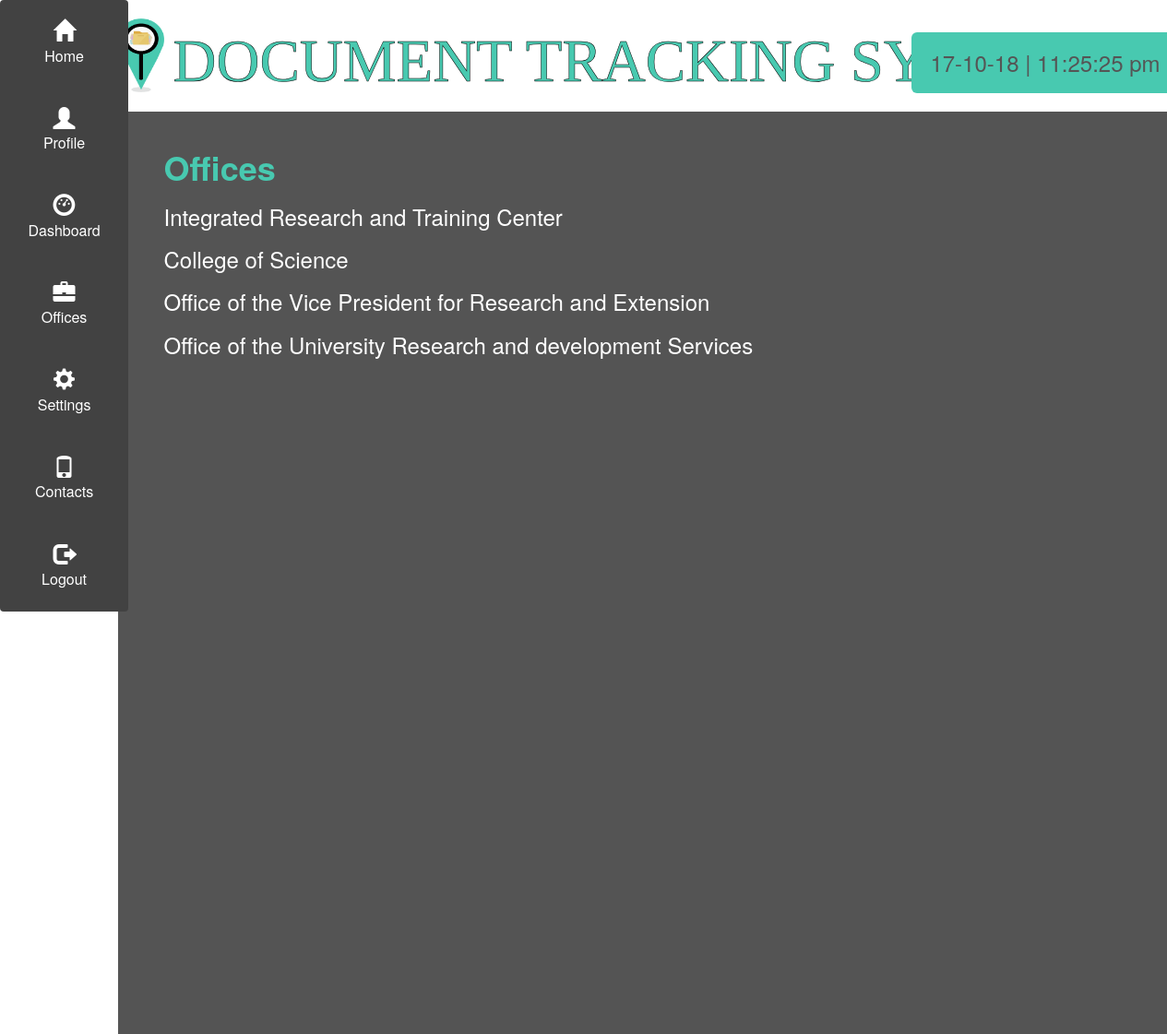
The page /Home/offices on the database as committed earlier.
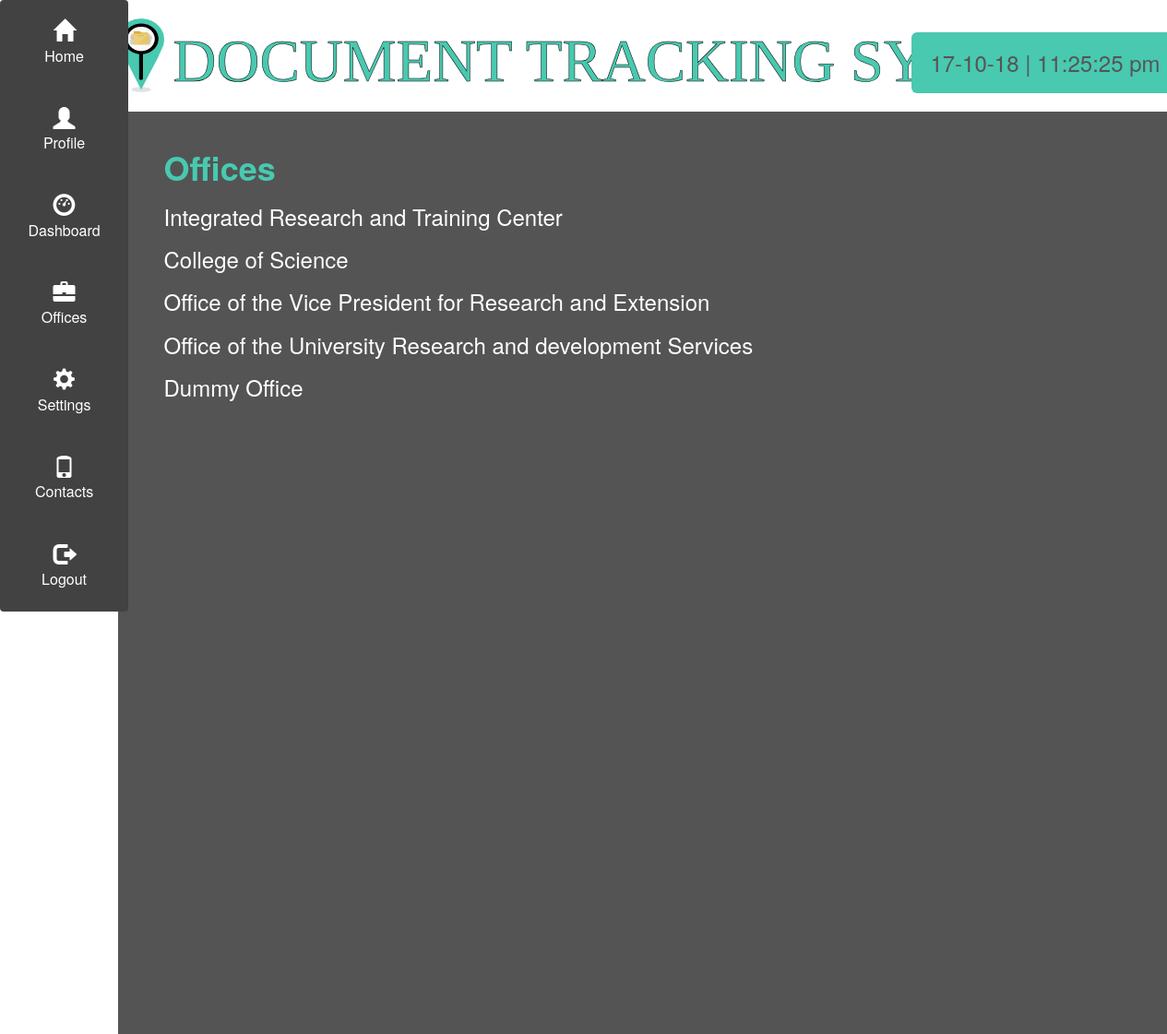
The same page on the database as committed later.
### tables this page shows
CREATE TABLE `office` (
  `office_id` int(3) NOT NULL,
  `office_desc` varchar(200) NOT NULL
);

### application/controllers/Home.php (called while the page is built, shortened)
<?php
class Home extends CI_Controller {
	public function __construct(){
                $this->load->helper(array('form', 'url'));
                $this->load->library('form_validation');
    }
		public function offices(){
			$header_data['title']="Offices";
			$this->load->model('dts_model');
			$hold = $this->dts_model->getOffices();
			$data['offices'] = $hold;
			$this->load->view('header2',$header_data);
			$this->load->view('header');
			$this->load->view('offices',$data);
			$this->load->view('footer');
		}
}

### index.php (called while the page is built, shortened)
<?php
require_once BASEPATH.'core/CodeIgniter.php';

### application/models/dts_model.php (called while the page is built, shortened)
<?php
	class dts_model extends CI_Model{
		public function getOffices()
		{
			$this->db->select('*');
			$this->db->from('office');
			$query= $this->db->get();
			return $query-> result_array();
		}
	}
?>

### application/views/offices.php (the view)
<div class="container body">
	<div class="container red">
			<div class="h">
			<h1><strong>Offices</strong></h1>
			<?php foreach($offices as $o) :?>
			<h3><a style="color:white;" href="<?php echo site_url('Home/dept/'.$o["office_id"]); ?>"><?php echo $o["office_desc"]; ?></a></h3>
		<?php endforeach; ?>
		   </div>
	   </div>
</div>

### application/views/header2.php (shortened to what this page needs)
<!doctype html>
<html>
<head>
	<link rel="stylesheet" href="<?php echo base_url();?>assets/css/bootstrap.min.css" type="text/css" />
	<link rel="stylesheet" href="<?php echo base_url();?>assets/css/bootstrap.css"  type="text/css"/>
	<link rel="stylesheet" href="<?php echo base_url();?>assets/css/timeline-css.css" type="text/css" />
	<link rel="stylesheet" href="<?php echo base_url();?>assets/css/modi.css" type="text/css" />
	<link rel="stylesheet" href="<?php echo base_url();?>assets/css/animate.css" type="text/css" />
</head>

### application/views/header.php (shortened to what this page needs)
<body>
<div class="tab-menu">
    <ul class="list-group text-center">
        <a href="<?php echo site_url('Home/home'); ?>" class="list-group-item">
         <span class="glyphicon glyphicon-home"></span><br/>Home
        </a>
        <a href="<?php echo site_url('Home/profile'); ?>" class="list-group-item">
         <span class="glyphicon glyphicon-user"></span><br/>Profile
        </a>
        <a href="<?php echo site_url('Home/docu'); ?>" class="list-group-item text-center">
         <span class="glyphicon glyphicon-dashboard"></span><br/>Dashboard
        </a>
        <a href="<?php echo site_url('Home/offices'); ?>" class="list-group-item">
         <span class="glyphicon glyphicon-briefcase"></span><br/>Offices
        </a>
        <a href="<?php echo site_url('Home/edit'); ?>" class="list-group-item">
         <span class="glyphicon glyphicon-cog"></span><br/>Settings
        </a>
		<a href="<?php echo site_url('Home/contacts'); ?>" class="list-group-item">
         <span class="glyphicon glyphicon-phone"></span><br/>Contacts
        </a>
		<a href="<?php echo site_url('Home'); ?>" class="list-group-item">
         <span class="glyphicon glyphicon-log-out"></span><br/>Logout
        </a>
    </ul>
</div>
<div class="container">
	<div class="title-banner">
		<img src="<?php echo base_url('assets/images/colored.png'); ?>" alt="logo" id="logo" class="img-reponsive" />
		<banner id="bannertitle">DOCUMENT TRACKING SYSTEM</banner>
	</div>
	<div class="col-md-6">
		<?php date_default_timezone_set('Asia/Manila');
			$date=date('y-m-d'); ?>
		<h3 class="roundbox"style="color:#555555;float:right;margin-top:-85px;margin-right:-660px;">
		  <?php echo $date; ?> | <span id='time'></span>
		</h3>
	</div>
</div>

### application/views/footer.php
</body>
</html>

### assets/css/modi.css (style rules this page uses)
.list-group-item { border:0; font-size: 16px; }
.tab-menu .list-group { list-style-type:none; width:11%; float:left; position:fixed; left:0; cursor:pointer; }
.tab-menu .list-group .list-group-item { background-color: #424242; transition:0.3s; height:95.5px; padding-top:20px; }
.tab-menu .list-group .list-group-item span { font-size:24px; }
.tab-menu .list-group>a { color: #ffffff; }
#logo { height: 80px; width: 50px; margin-right: 10px; float:left; }
body { background:url(http://[::1]/DTS/assets/images/1.jpg) no-repeat center center fixed; -webkit-background-size: cover; -moz-background-size: cover; -o-background-size: cover; background-size: cover; padding: 0px; margin: 0; }
.title-banner { margin-top:0; margin-bottom:0; height:120px; margin: 0px 10px 0px 65px; width:1160px; padding:0px; padding-top:20px; }
#bannertitle { font-family: "Impact"; font-size:65px; margin:0; color:#48C9B0; -webkit-text-stroke:0.5px #000; }
.red { background-color: rgba(66,66,66,0.9); margin: 0px 10px 0px 65px; padding-left: 50px; padding-right: 50px; padding-top: 20px; padding-bottom:50px; max-width:1160px; min-height:1000px; }
h1, h2, h3, h4, h5, h6 { color:#48C9B0; }
.h { color: #EC7063; float: left; }
.roundbox { background-color: #48C9B0; border-radius: 6px; padding: 20px 20px 20px 20px; margin-left: 20px; }

Rows that differ between the two databases and show on the page:
added office: office_desc "Dummy Office"
